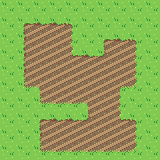

A 2D game scene composited from a Tiled map and its tileset images. What follows is a short description and the map's XML, with every tile layer's data as written:
An orthogonal 10x10 tile map with 16x16 px tiles, 3 tile layers (base, trees, fruit).

<map version="1.0" orientation="orthogonal" renderorder="right-down" width="10" height="10" tilewidth="16" tileheight="16" nextobjectid="1">
 <tileset firstgid="1" name="tiles" tilewidth="16" tileheight="16" tilecount="32" columns="4">
  <image source="tiles.png" width="64" height="128" />
  <terraintypes>
   <terrain name="grass" tile="17" />
   <terrain name="dirt" tile="16" />
  </terraintypes>
  <tile id="16" terrain="1,1,1,1" />
  <tile id="17" terrain="0,0,0,0" />
  <tile id="18" terrain="0,0,0,1" />
  <tile id="19" terrain="0,0,1,0" />
  <tile id="22" terrain="0,1,0,0" />
  <tile id="23" terrain="1,0,0,0" />
  <tile id="24" terrain="0,1,1,1" />
  <tile id="25" terrain="1,0,1,1" />
  <tile id="26" terrain="0,1,0,1" />
  <tile id="27" terrain="0,0,1,1" />
  <tile id="28" terrain="1,1,0,1" />
  <tile id="29" terrain="1,1,1,0" />
  <tile id="30" terrain="1,0,1,0" />
  <tile id="31" terrain="1,1,0,0" />
 </tileset>
 <layer name="base" width="10" height="10">
  <data encoding="csv">
18,18,18,18,18,18,18,18,18,18,
18,19,28,28,20,18,18,18,18,18,
18,27,17,17,31,18,19,28,20,18,
18,27,17,17,26,28,25,17,31,18,
18,27,17,17,17,17,17,17,31,18,
18,23,29,17,17,17,17,30,24,18,
18,18,23,32,32,29,17,31,18,18,
18,18,19,28,28,25,17,26,20,18,
18,18,27,17,17,17,17,17,31,18,
18,18,23,32,32,32,32,32,24,18
</data>
 </layer>
 <layer name="trees" width="10" height="10">
  <data encoding="csv">
0,0,0,0,0,0,0,0,0,0,
0,0,0,0,0,0,0,0,0,0,
0,0,0,0,0,0,0,0,0,0,
0,0,0,0,0,0,0,0,0,0,
0,0,0,0,0,0,0,0,0,0,
0,0,0,0,0,0,0,0,0,0,
0,0,0,0,0,0,0,0,0,0,
0,0,0,0,0,0,0,0,0,0,
0,0,0,0,0,0,0,0,0,0,
0,0,0,0,0,0,0,0,0,0
</data>
 </layer>
 <layer name="fruit" width="10" height="10">
  <data encoding="csv">
0,0,0,0,0,0,0,0,0,0,
0,0,0,0,0,0,0,0,0,0,
0,0,0,0,0,0,0,0,0,0,
0,0,0,0,0,0,0,0,0,0,
0,0,0,0,0,0,0,0,0,0,
0,0,0,0,0,0,0,0,0,0,
0,0,0,0,0,0,0,0,0,0,
0,0,0,0,0,0,0,0,0,0,
0,0,0,0,0,0,0,0,0,0,
0,0,0,0,0,0,0,0,0,0
</data>
 </layer>
</map>